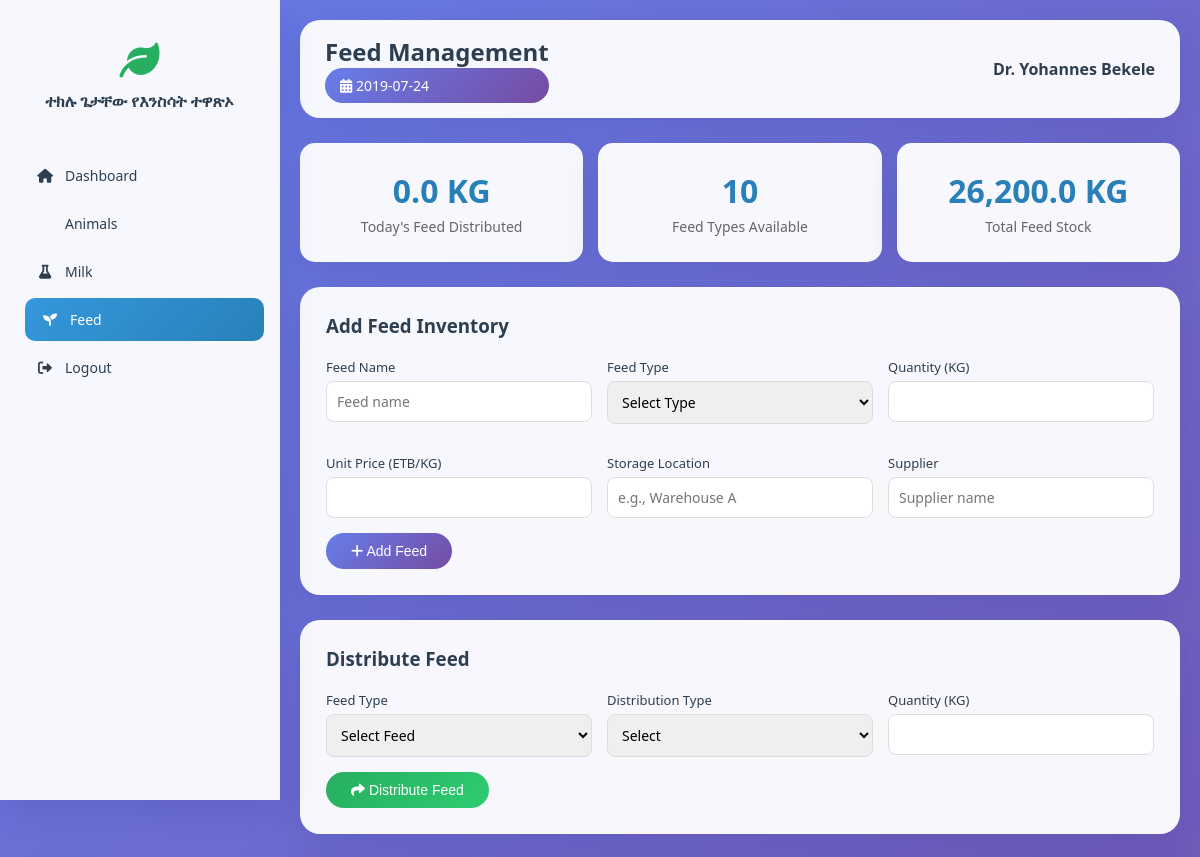
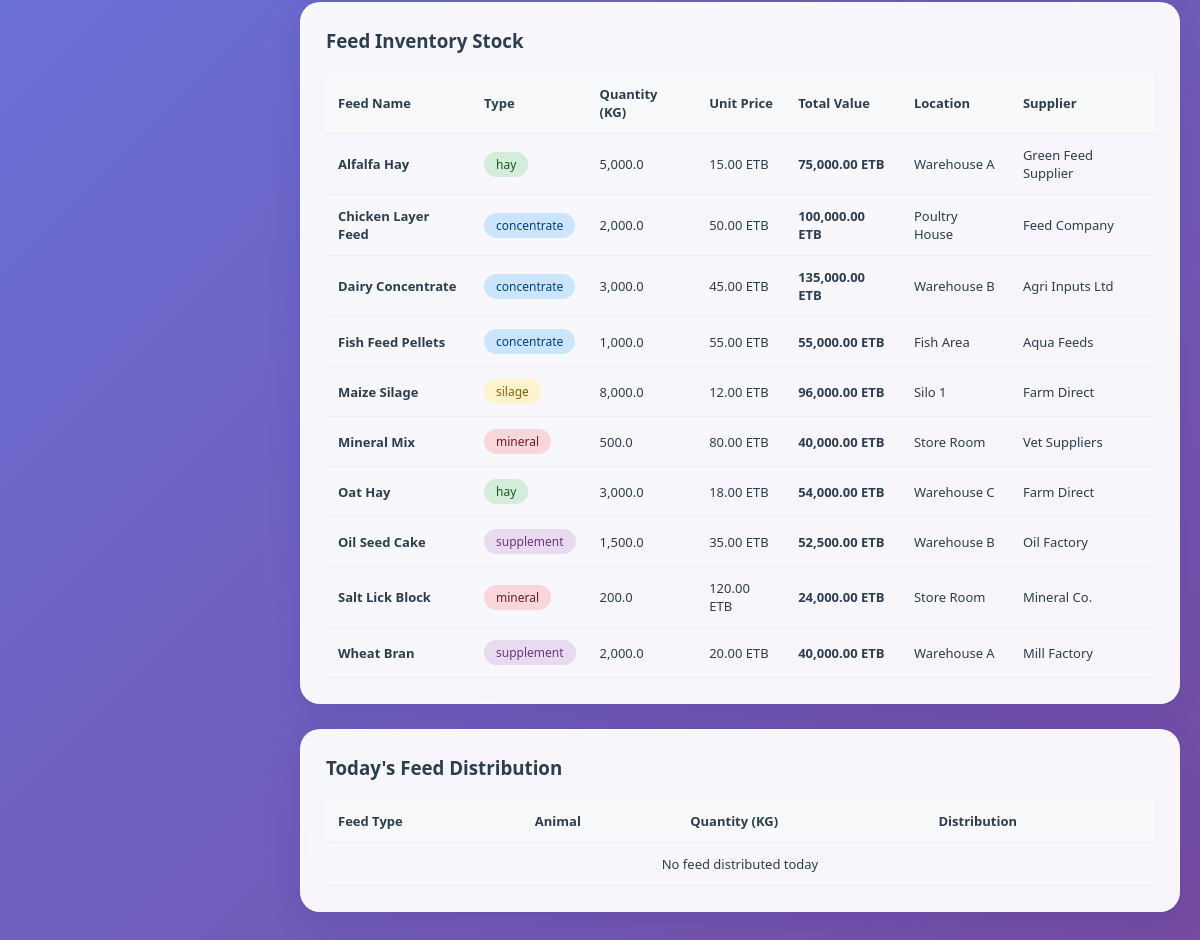
The page /FEED_MANAGEMENT.PHP (signed in) on the database its author committed (2 pictures, top to bottom).
### tables this page shows
CREATE TABLE `feed_inventory` (
  `id` int(11) NOT NULL AUTO_INCREMENT,
  `feed_name` varchar(100) NOT NULL,
  `feed_name_am` varchar(100) DEFAULT NULL,
  `feed_type` enum('hay','silage','concentrate','mineral','supplement','other') NOT NULL,
  `quantity_kg` decimal(10,2) NOT NULL DEFAULT 0.00,
  `unit_price` decimal(10,2) DEFAULT NULL,
  `total_value` decimal(15,2) GENERATED ALWAYS AS (`quantity_kg` * `unit_price`) STORED,
  `minimum_threshold` decimal(10,2) DEFAULT 100.00,
  `storage_location` varchar(100) DEFAULT NULL,
  `supplier` varchar(200) DEFAULT NULL,
  `purchase_date` date DEFAULT NULL,
  `expiry_date` date DEFAULT NULL,
  `is_active` tinyint(1) DEFAULT 1,
  `created_at` timestamp NOT NULL DEFAULT current_timestamp(),
  `updated_at` timestamp NOT NULL DEFAULT current_timestamp() ON UPDATE current_timestamp(),
  PRIMARY KEY (`id`)
);

### includes/functions.php (called while the page is built, shortened)
<?php
function formatCurrency($amount) {
    return number_format($amount, 2) . ' ETB';
}
function getCurrentEthiopianDate() {
    $gregorian = new DateTime();
    $year = $gregorian->format('Y') - 7;
    $month = $gregorian->format('m');
    $day = $gregorian->format('d');
    return sprintf('%04d-%02d-%02d', $year, $month, $day);
}
function getUserLanguage() {
    return $_SESSION['language'] ?? 'am';
}
?>

### FEED_MANAGEMENT.PHP (the view, shortened to what this page needs)
<?php
require_once 'INCLUDES/AUTH.PHP';
$lang = getUserLanguage();
$ethiopian_date = getCurrentEthiopianDate();
$sql = "SELECT * FROM feed_inventory WHERE is_active = 1 ORDER BY feed_name";
$stmt = $db->query($sql);
$feed_inventory = $stmt->fetchAll(PDO::FETCH_ASSOC);
$sql = "SELECT fr.*, fi.feed_name, fi.feed_name_am, a.animal_id, a.name as animal_name
        FROM feed_records fr
        JOIN feed_inventory fi ON fr.feed_inventory_id = fi.id
        LEFT JOIN animals a ON fr.animal_id = a.id
        WHERE fr.distribution_date = CURDATE()
        ORDER BY fr.created_at DESC";
$stmt = $db->query($sql);
$today_records = $stmt->fetchAll(PDO::FETCH_ASSOC);
$sql = "SELECT COALESCE(SUM(quantity_kg), 0) as total FROM feed_records WHERE distribution_date = CURDATE()";
$stmt = $db->query($sql);
$today_total = $stmt->fetch(PDO::FETCH_ASSOC)['total'];
?>
<!DOCTYPE html>
<html lang="<?php echo $lang; ?>">
<head>
    <link rel="stylesheet" href="https://cdnjs.cloudflare.com/ajax/libs/font-awesome/6.0.0/css/all.min.css">
</head>
<body>
    <div class="app-container">
        <aside class="sidebar" id="sidebar">
            <div class="sidebar-logo">
                <i class="fas fa-leaf"></i>
                <h2><?php echo APP_NAME; ?></h2>
            </div>
            <ul class="sidebar-menu">
                <li><a href="DASHBOARD.PHP"><i class="fas fa-home"></i> Dashboard</a></li>
                <li><a href="ANIMALS.PHP"><i class="fas fa-cow"></i> Animals</a></li>
                <li><a href="MILK_PRODUCTION.PHP"><i class="fas fa-flask"></i> Milk</a></li>
                <li><a href="FEED_MANAGEMENT.PHP" class="active"><i class="fas fa-seedling"></i> Feed</a></li>
                <li><a href="LOGOUT.PHP"><i class="fas fa-sign-out-alt"></i> Logout</a></li>
            </ul>
        </aside>
        <main class="main-content">
            <div class="top-bar">
                <div class="top-bar-left">
                    <h2>Feed Management</h2>
                    <div class="ethiopian-date"><i class="fas fa-calendar-alt"></i> <?php echo $ethiopian_date; ?></div>
                </div>
                <div><strong><?php echo $_SESSION['full_name']; ?></strong></div>
            </div>
            <div class="summary-cards">
                <div class="summary-card">
                    <h3><?php echo number_format($today_total, 1); ?> KG</h3>
                    <p>Today's Feed Distributed</p>
                </div>
                <div class="summary-card">
                    <h3><?php echo count($feed_inventory); ?></h3>
                    <p>Feed Types Available</p>
                </div>
                <div class="summary-card">
                    <h3><?php echo number_format(array_sum(array_column($feed_inventory, 'quantity_kg')), 1); ?> KG</h3>
                    <p>Total Feed Stock</p>
                </div>
            </div>
            <div class="section-card">
                <div class="section-header"><h3>Add Feed Inventory</h3></div>
                <form method="POST" action="">
                    <div class="form-grid">
                        <div class="form-group">
                            <label>Feed Name</label>
                            <input type="text" name="feed_name" required placeholder="Feed name">
                        </div>
                        <div class="form-group">
                            <label>Feed Type</label>
                            <select name="feed_type" required>
                                <option value="">Select Type</option>
                            </select>
                        </div>
                        <div class="form-group">
                            <label>Quantity (KG)</label>
                            <input type="number" name="quantity_kg" step="0.01" required>
                        </div>
                        <div class="form-group">
                            <label>Unit Price (ETB/KG)</label>
                            <input type="number" name="unit_price" step="0.01" required>
                        </div>
                        <div class="form-group">
                            <label>Storage Location</label>
                            <input type="text" name="storage_location" placeholder="e.g., Warehouse A">
                        </div>
                        <div class="form-group">
                            <label>Supplier</label>
                            <input type="text" name="supplier" placeholder="Supplier name">
                        </div>
                    </div>
                    <button type="submit" class="btn btn-primary"><i class="fas fa-plus"></i> Add Feed</button>
                </form>
            </div>
            <div class="section-card">
                <div class="section-header"><h3>Distribute Feed</h3></div>
                <form method="POST" action="">
                    <div class="form-grid">
                        <div class="form-group">
                            <label>Feed Type</label>
                            <select name="feed_inventory_id" required>
                                <option value="">Select Feed</option>
                            </select>
                        </div>
                        <div class="form-group">
                            <label>Distribution Type</label>
                            <select name="distribution_type" required onchange="toggleAnimalSelect(this.value)">
                                <option value="">Select</option>
                            </select>
                        </div>
                        <div class="form-group">
                            <label>Quantity (KG)</label>
                            <input type="number" name="quantity_kg" step="0.01" required>
                        </div>
                    </div>
                    <button type="submit" class="btn btn-success"><i class="fas fa-share"></i> Distribute Feed</button>
                </form>
            </div>
            <div class="section-card">
                <div class="section-header"><h3>Feed Inventory Stock</h3></div>
                <div style="overflow-x: auto;">
                    <table>
                        <thead>
                            <tr>
                                <th>Feed Name</th>
                                <th>Type</th>
                                <th>Quantity (KG)</th>
                                <th>Unit Price</th>
                                <th>Total Value</th>
                                <th>Location</th>
                                <th>Supplier</th>
                            </tr>
                        </thead>
                        <tbody>
                            <?php foreach($feed_inventory as $feed): ?>
                            <tr class="<?php echo $feed['quantity_kg'] <= $feed['minimum_threshold'] ? 'low-stock' : ''; ?>">
                                <td><strong><?php echo htmlspecialchars($feed['feed_name']); ?></strong></td>
                                <td><span class="badge badge-<?php echo $feed['feed_type']; ?>"><?php echo $feed['feed_type']; ?></span></td>
                                <td><?php echo number_format($feed['quantity_kg'], 1); ?></td>
                                <td><?php echo formatCurrency($feed['unit_price']); ?></td>
                                <td><strong><?php echo formatCurrency($feed['total_value']); ?></strong></td>
                                <td><?php echo htmlspecialchars($feed['storage_location'] ?? '-'); ?></td>
                                <td><?php echo htmlspecialchars($feed['supplier'] ?? '-'); ?></td>
                            </tr>
                            <?php endforeach; ?>
                        </tbody>
                    </table>
                </div>
            </div>
            <div class="section-card">
                <div class="section-header"><h3>Today's Feed Distribution</h3></div>
                <div style="overflow-x: auto;">
                    <table>
                        <thead>
                            <tr>
                                <th>Feed Type</th>
                                <th>Animal</th>
                                <th>Quantity (KG)</th>
                                <th>Distribution</th>
                            </tr>
                        </thead>
                        <tbody>
                            <?php if(count($today_records) == 0): ?>
                            <tr><td colspan="4" style="text-align: center;">No feed distributed today</td></tr>
                            <?php endif; ?>
                        </tbody>
                    </table>
                </div>
            </div>
        </main>
    </div>
</body>
</html>

### FEED_MANAGEMENT.PHP (style rules this page uses)
* { margin: 0; padding: 0; box-sizing: border-box; }
:root { --primary: #2c3e50; --secondary: #3498db; --success: #27ae60; --danger: #e74c3c; --warning: #f39c12; --info: #2980b9; --light: #ecf0f1; --dark: #2c3e50; --glass-bg: rgba(255, 255, 255, 0.95); --glass-shadow: 0 8px 32px 0 rgba(31, 38, 135, 0.15); }
body { font-family: 'Segoe UI', Tahoma, Geneva, Verdana, sans-serif; background: linear-gradient(135deg, #667eea 0%, #764ba2 100%); min-height: 100vh; color: var(--dark); }
.app-container { display: flex; min-height: 100vh; }
.sidebar { width: 280px; background: var(--glass-bg); backdrop-filter: blur(10px); border-right: 1px solid rgba(255,255,255,0.2); padding: 20px; position: fixed; height: 100vh; overflow-y: auto; z-index: 1000; box-shadow: var(--glass-shadow); }
.sidebar-logo { text-align: center; padding: 20px 0; border-bottom: 2px solid rgba(255,255,255,0.2); margin-bottom: 20px; }
.sidebar-logo i { font-size: 40px; color: var(--success); }
.sidebar-logo h2 { font-size: 16px; color: var(--primary); margin-top: 10px; }
.sidebar-menu { list-style: none; }
.sidebar-menu li { margin-bottom: 5px; }
.sidebar-menu a { display: flex; align-items: center; padding: 12px 15px; color: var(--dark); text-decoration: none; border-radius: 10px; transition: all 0.3s; font-weight: 500; font-size: 14px; }
.sidebar-menu a:hover, .sidebar-menu a.active { background: linear-gradient(135deg, var(--secondary), var(--info)); color: white; transform: translateX(5px); }
.sidebar-menu a i { margin-right: 10px; width: 20px; text-align: center; }
.main-content { flex: 1; margin-left: 280px; padding: 20px; }
.top-bar { background: var(--glass-bg); backdrop-filter: blur(10px); border-radius: 20px; padding: 15px 25px; margin-bottom: 25px; display: flex; justify-content: space-between; align-items: center; box-shadow: var(--glass-shadow); flex-wrap: wrap; gap: 15px; }
.ethiopian-date { background: linear-gradient(135deg, #667eea, #764ba2); color: white; padding: 8px 15px; border-radius: 25px; font-size: 14px; }
.summary-cards { display: grid; grid-template-columns: repeat(auto-fit, minmax(200px, 1fr)); gap: 15px; margin-bottom: 25px; }
.summary-card { background: var(--glass-bg); backdrop-filter: blur(10px); border-radius: 15px; padding: 25px; box-shadow: var(--glass-shadow); text-align: center; border: 1px solid rgba(255,255,255,0.2); }
.summary-card h3 { font-size: 32px; color: var(--info); margin-bottom: 5px; }
.summary-card p { font-size: 14px; color: #666; }
.section-card { background: var(--glass-bg); backdrop-filter: blur(10px); border-radius: 20px; padding: 25px; box-shadow: var(--glass-shadow); border: 1px solid rgba(255,255,255,0.2); margin-bottom: 25px; }
.section-header { display: flex; justify-content: space-between; align-items: center; margin-bottom: 20px; }
.form-grid { display: grid; grid-template-columns: repeat(auto-fit, minmax(200px, 1fr)); gap: 15px; }
.form-group { margin-bottom: 15px; }
.form-group label { display: block; margin-bottom: 5px; font-weight: 500; font-size: 13px; }
.form-group input, .form-group select { width: 100%; padding: 10px; border: 1px solid #ddd; border-radius: 8px; font-size: 14px; font-family: inherit; }
.btn { padding: 10px 25px; border: none; border-radius: 25px; cursor: pointer; font-weight: 500; transition: all 0.3s; font-size: 14px; }
.btn-primary { background: linear-gradient(135deg, #667eea, #764ba2); color: white; }
.btn-success { background: linear-gradient(135deg, var(--success), #2ecc71); color: white; }
table { width: 100%; border-collapse: collapse; }
th, td { padding: 12px; text-align: left; border-bottom: 1px solid #eee; font-size: 13px; }
th { background: #f8f9fa; font-weight: 600; color: var(--primary); }
.badge { display: inline-block; padding: 4px 12px; border-radius: 15px; font-size: 12px; font-weight: 500; }
.badge-hay { background: #d4edda; color: #155724; }
.badge-silage { background: #fff3cd; color: #856404; }
.badge-concentrate { background: #cce5ff; color: #004085; }
.badge-mineral { background: #f8d7da; color: #721c24; }
.badge-supplement { background: #e8daef; color: #6c3483; }

### rows shown on the page
feed_inventory: feed_name "Alfalfa Hay", feed_type "hay", quantity_kg "5,000.0", unit_price "15.00 ETB", total_value "75,000.00 ETB", storage_location "Warehouse A", supplier "Green Feed Supplier"
feed_inventory: feed_name "Chicken Layer Feed", feed_type "concentrate", quantity_kg "2,000.0", unit_price "50.00 ETB", total_value "100,000.00 ETB", storage_location "Poultry House", supplier "Feed Company"
feed_inventory: feed_name "Dairy Concentrate", feed_type "concentrate", quantity_kg "3,000.0", unit_price "45.00 ETB", total_value "135,000.00 ETB", storage_location "Warehouse B", supplier "Agri Inputs Ltd"
feed_inventory: feed_name "Fish Feed Pellets", feed_type "concentrate", quantity_kg "1,000.0", unit_price "55.00 ETB", total_value "55,000.00 ETB", storage_location "Fish Area", supplier "Aqua Feeds"
feed_inventory: feed_name "Maize Silage", feed_type "silage", quantity_kg "8,000.0", unit_price "12.00 ETB", total_value "96,000.00 ETB", storage_location "Silo 1", supplier "Farm Direct"
feed_inventory: feed_name "Mineral Mix", feed_type "mineral", quantity_kg "500.0", unit_price "80.00 ETB", total_value "40,000.00 ETB", storage_location "Store Room", supplier "Vet Suppliers"
feed_inventory: feed_name "Oat Hay", feed_type "hay", quantity_kg "3,000.0", unit_price "18.00 ETB", total_value "54,000.00 ETB", storage_location "Warehouse C", supplier "Farm Direct"
feed_inventory: feed_name "Oil Seed Cake", feed_type "supplement", quantity_kg "1,500.0", unit_price "35.00 ETB", total_value "52,500.00 ETB", storage_location "Warehouse B", supplier "Oil Factory"
feed_inventory: feed_name "Salt Lick Block", feed_type "mineral", quantity_kg "200.0", unit_price "120.00 ETB", total_value "24,000.00 ETB", storage_location "Store Room", supplier "Mineral Co."
feed_inventory: feed_name "Wheat Bran", feed_type "supplement", quantity_kg "2,000.0", unit_price "20.00 ETB", total_value "40,000.00 ETB", storage_location "Warehouse A", supplier "Mill Factory"

### other values the page prints
APP_NAME "ተክሉ ጌታቸው የእንስሳት ተዋጽኦ"
$ethiopian_date "2019-07-24"
$_SESSION['full_name'] "Dr. Yohannes Bekele"
$today_total "0.0"
count($feed_inventory) "10"
array_sum(array_column($feed_inventory, 'quantity_kg')) "26,200.0"
